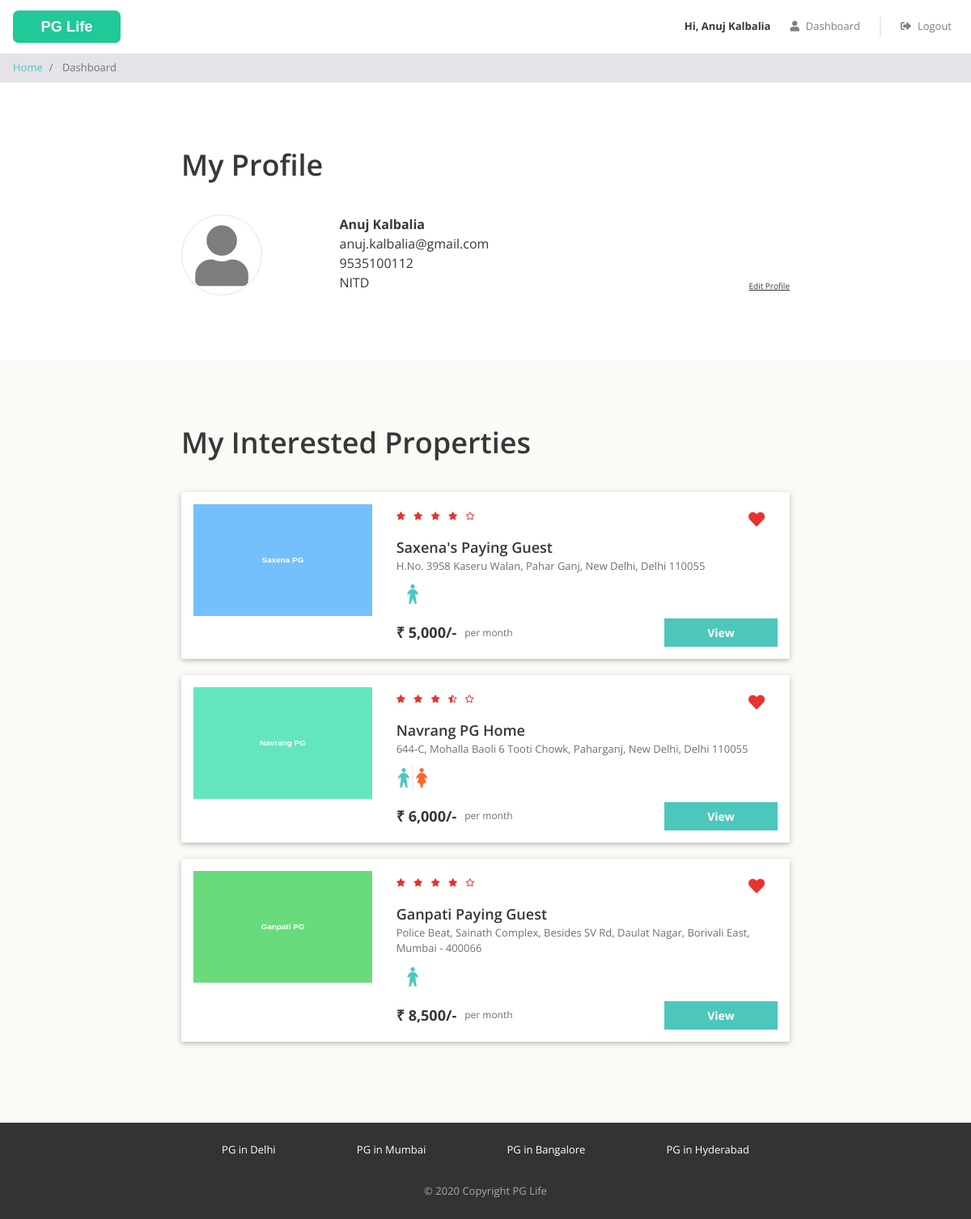
The page /PGLife/dashboard.php (signed in) on the database its author committed.
### tables this page shows
CREATE TABLE IF NOT EXISTS users (
  id INT NOT NULL AUTO_INCREMENT,
  email VARCHAR(100) NOT NULL,
  password VARCHAR(100) NOT NULL,
  full_name VARCHAR(100) NOT NULL,
  phone VARCHAR(20) NOT NULL,
  gender ENUM('male', 'female') NOT NULL,
  college_name VARCHAR(100) NOT NULL,
  PRIMARY KEY (id),
  UNIQUE KEY email (email)
);

CREATE TABLE IF NOT EXISTS interested_users_properties (
  id INT NOT NULL AUTO_INCREMENT,
  user_id INT NOT NULL,
  property_id INT NOT NULL,
  PRIMARY KEY (id),
  FOREIGN KEY (user_id) REFERENCES users(id),
  FOREIGN KEY (property_id) REFERENCES properties(id)
);

CREATE TABLE IF NOT EXISTS properties (
  id INT NOT NULL AUTO_INCREMENT,
  city_id INT NOT NULL,
  name VARCHAR(100) NOT NULL,
  address VARCHAR(255) NOT NULL,
  description LONGTEXT NOT NULL,
  gender ENUM('male', 'female', 'unisex') NOT NULL,
  rent INT NOT NULL,
  rating_clean FLOAT(2,1) NOT NULL,
  rating_food FLOAT(2,1) NOT NULL,
  rating_safety FLOAT(2,1) NOT NULL,
  PRIMARY KEY (id),
  FOREIGN KEY (city_id) REFERENCES cities(id)
);

### PGLife/dashboard.php (the view, shortened to what this page needs)
<?php
require "includes/database_connect.php";
$user_id = $_SESSION['user_id'];
$sql_1 = "SELECT * FROM users WHERE id = $user_id";
$result_1 = mysqli_query($conn, $sql_1);
$user = mysqli_fetch_assoc($result_1);
$sql_2 = "SELECT *
            FROM interested_users_properties iup
            INNER JOIN properties p ON iup.property_id = p.id
            WHERE iup.user_id = $user_id";
$result_2 = mysqli_query($conn, $sql_2);
$interested_properties = mysqli_fetch_all($result_2, MYSQLI_ASSOC);
?>
<!DOCTYPE html>
<html lang="en">
<head>
    <?php
    include "includes/head_links.php";
    ?>
    <link href="css/dashboard.css" rel="stylesheet" />
</head>
<body>
    <?php
    include "includes/header.php";
    ?>
    <nav aria-label="breadcrumb">
        <ol class="breadcrumb py-2">
            <li class="breadcrumb-item">
                <a href="index.php">Home</a>
            </li>
            <li class="breadcrumb-item active" aria-current="page">
                Dashboard
            </li>
        </ol>
    </nav>
    <div class="my-profile page-container">
        <h1>My Profile</h1>
        <div class="row">
            <div class="col-md-3 profile-img-container">
                <i class="fas fa-user profile-img"></i>
            </div>
            <div class="col-md-9">
                <div class="row no-gutters justify-content-between align-items-end">
                    <div class="profile">
                        <div class="name"><?= $user['full_name'] ?></div>
                        <div class="email"><?= $user['email'] ?></div>
                        <div class="phone"><?= $user['phone'] ?></div>
                        <div class="college"><?= $user['college_name'] ?></div>
                    </div>
                    <div class="edit">
                        <div class="edit-profile">Edit Profile</div>
                    </div>
                </div>
            </div>
        </div>
    </div>
    <?php
    if (count($interested_properties) > 0) {
    ?>
        <div class="my-interested-properties">
            <div class="page-container">
                <h1>My Interested Properties</h1>
                <?php
                foreach ($interested_properties as $property) {
                    $property_images = glob("img/properties/" . $property['id'] . "/*");
                    $property_image = !empty($property_images) ? $property_images[0] : "img/placeholder.svg";
                ?>
                    <div class="property-card property-id-<?= $property['id'] ?> row">
                        <div class="image-container col-md-4">
                            <img src="<?= $property_image ?>" />
                        </div>
                        <div class="content-container col-md-8">
                            <div class="row no-gutters justify-content-between">
                                <?php
                                $total_rating = ($property['rating_clean'] + $property['rating_food'] + $property['rating_safety']) / 3;
                                $total_rating = round($total_rating, 1);
                                ?>
                                <div class="star-container" title="<?= $total_rating ?>">
                                    <?php
                                    $rating = $total_rating;
                                    for ($i = 0; $i < 5; $i++) {
                                        if ($rating >= $i + 0.8) {
                                    ?>
                                            <i class="fas fa-star"></i>
                                        <?php
                                        } elseif ($rating >= $i + 0.3) {
                                        ?>
                                            <i class="fas fa-star-half-alt"></i>
                                        <?php
                                        } else {
                                        ?>
                                            <i class="far fa-star"></i>
                                    <?php
                                        }
                                    }
                                    ?>
                                </div>
                                <div class="interested-container">
                                    <i class="is-interested-image fas fa-heart" property_id="<?= $property['id'] ?>"></i>
                                </div>
                            </div>
                            <div class="detail-container">
                                <div class="property-name"><?= $property['name'] ?></div>
                                <div class="property-address"><?= $property['address'] ?></div>
                                <div class="property-gender">
                                    <?php
                                    if ($property['gender'] == "male") {
                                    ?>
                                        <img src="img/male.png">
                                    <?php
                                    } elseif ($property['gender'] == "female") {
                                    ?>
                                        <img src="img/female.png">
                                    <?php
                                    } else {
                                    ?>
                                        <img src="img/unisex.png">
                                    <?php
                                    }
                                    ?>
                                </div>
                            </div>
                            <div class="row no-gutters">
                                <div class="rent-container col-6">
                                    <div class="rent">₹ <?= number_format($property['rent']) ?>/-</div>
                                    <div class="rent-unit">per month</div>
                                </div>
                                <div class="button-container col-6">
                                    <a href="property_detail.php?property_id=<?= $property['id'] ?>" class="btn btn-primary">View</a>
                                </div>
                            </div>
                        </div>
                    </div>
                <?php
                }
                ?>
            </div>
        </div>
    <?php
    }
    ?>
    <?php
    include "includes/footer.php";
    ?>
</body>
</html>

### PGLife/css/common.css (style rules this page uses)
* { box-sizing: border-box; font-family: 'Open Sans', sans-serif; }
body { color: #373737; font-size: 16px; position: relative; }
h1, h2, h3, h4, h5, h6 { font-weight: 600; }
h1 { font-size: 36px; margin-bottom: 40px; }
.btn-primary, .btn-warning, .btn-danger { color: white; font-weight: bold; }
.breadcrumb { background-color: #e5e3e8; font-size: 13px; border-radius: 0px; margin-bottom: 0px; }
.page-container { max-width: 800px; padding: 80px 24px; margin: auto; }

### PGLife/css/dashboard.css (style rules this page uses)
.profile-img { color: #7d7d7d; font-size: 75px; text-align: center; border: 1px solid #e4e4e4; border-radius: 50%; height: 100px; width: 100px; line-height: 100px; }
.profile .name { font-weight: bold; }
.edit-profile { font-size: 10px; text-decoration: underline; cursor: pointer; }
.my-interested-properties { background-color: #fcfaf7; }
.property-card { background-color: #ffffff; border-radius: 2px; padding: 15px 0px; margin: 20px auto; box-shadow: 0 2px 5px 0 rgba(0, 0, 0, 0.16), 0 2px 10px 0 rgba(0, 0, 0, 0.12); }
.image-container { text-align: center; }
.image-container img { width: 100%; max-width: 300px; }
.star-container i { color: #EA322E; font-size: 10px; margin-right: 6px; }
.interested-container { text-align: center; padding: 8px 16px; }
.interested-container i { color: #EA322E; font-size: 20px; cursor: pointer; }
.detail-container { padding-bottom: 10px; }
.property-name { font-size: 18px; font-weight: 600; }
.property-address { color: #6f6f6f; font-size: 13px; padding-bottom: 5px; }
.property-gender img { width: 40px; }
.rent-container { display: flex; align-items: center; }
.rent { font-size: 18px; font-weight: bold; padding-right: 10px; }
.rent-unit { color: #6f6f6f; font-size: 12px; }
.button-container .btn { font-size: 14px; border-radius: 0px; width: 140px; float: right; }

### rows shown on the page
users: full_name "Anuj Kalbalia", email "anuj.kalbalia@gmail.com", phone "9535100112", college_name "NITD"
interested_users_properties: shows a picture, property.name "Saxena's Paying Guest", property.address "H.No. 3958 Kaseru Walan, Pahar Ganj, New Delhi, Delhi 110055", property.rent "5,000"
interested_users_properties: shows a picture, property.name "Navrang PG Home", property.address "644-C, Mohalla Baoli 6 Tooti Chowk, Paharganj, New Delhi, Delhi 110055", property.rent "6,000"
interested_users_properties: shows a picture, property.name "Ganpati Paying Guest", property.address "Police Beat, Sainath Complex, Besides SV Rd, Daulat Nagar, Borivali East, Mumbai - 400066", property.rent "8,500"

### other values the page prints
$_SESSION["full_name"] "Anuj Kalbalia"
